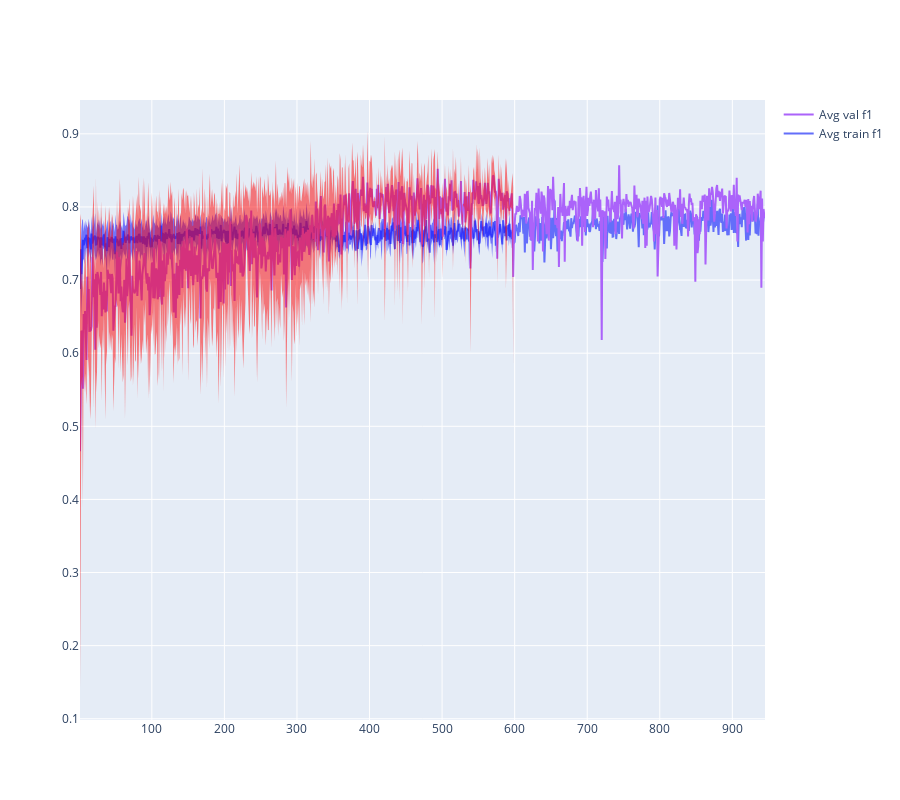

The cell this chart's notebook holds for it:
### Code cell
avg_plot("f1")

### Figure 1 — Plotly figure (JSON) as saved in the notebook; plotly's stock layout.template omitted (floating-point values rounded to 4 significant figures; data arrays with more than 128 entries replaced by an {"elided": "..."} marker saying what was removed)
{"data": [{"mode": "lines", "name": "Avg train f1", "type": "scatter", "x": {"elided": "945 int values"}, "y": {"elided": "945 float values"}}, {"line": {"width": 0}, "marker": {"color": "blue"}, "name": "trainupper bound", "showlegend": false, "type": "scatter", "x": {"elided": "945 int values"}, "y": {"elided": "945 float values"}}, {"fill": "tonexty", "line": {"width": 0}, "marker": {"color": "blue"}, "name": "trainlower bound", "showlegend": false, "type": "scatter", "x": {"elided": "945 int values"}, "y": {"elided": "945 float values"}}, {"mode": "lines", "name": "Avg val f1", "type": "scatter", "x": {"elided": "945 int values"}, "y": {"elided": "945 float values"}}, {"line": {"width": 0}, "marker": {"color": "red"}, "name": "valupper bound", "showlegend": false, "type": "scatter", "x": {"elided": "945 int values"}, "y": {"elided": "945 float values"}}, {"fill": "tonexty", "line": {"width": 0}, "marker": {"color": "red"}, "name": "vallower bound", "showlegend": false, "type": "scatter", "x": {"elided": "945 int values"}, "y": {"elided": "945 float values"}}], "layout": {"height": 800, "hovermode": "x"}}
